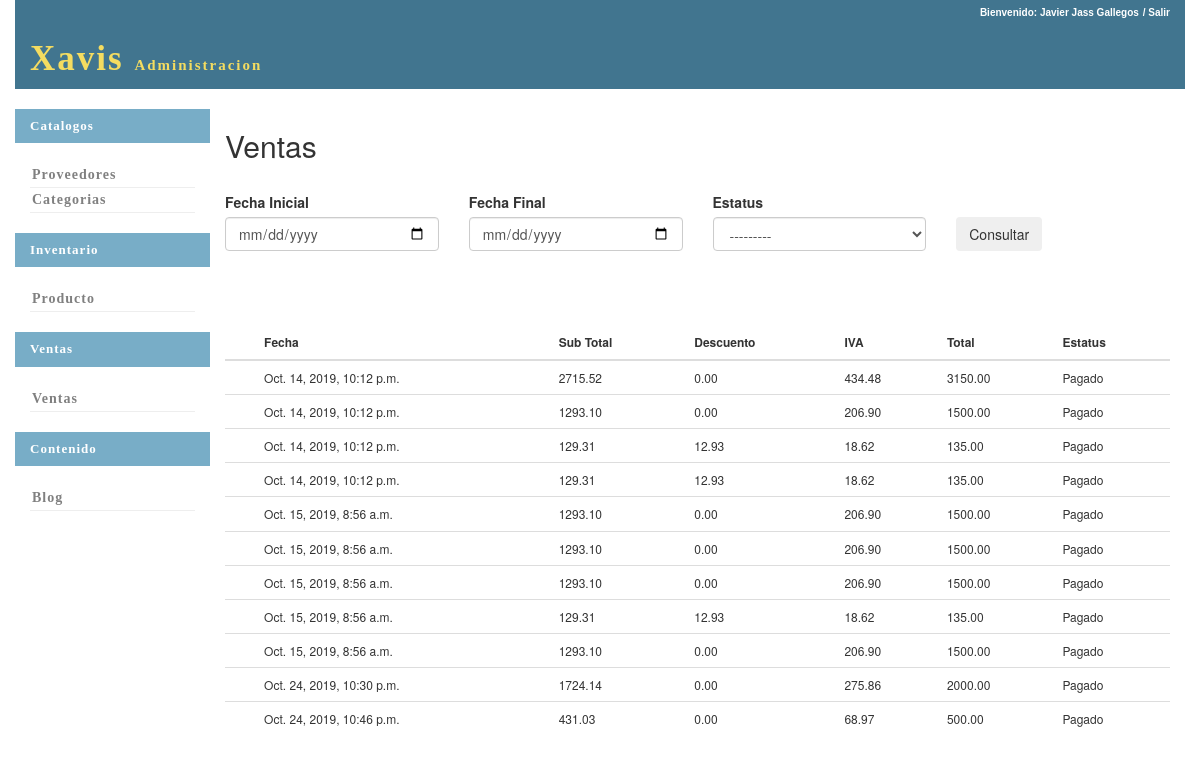
Before: /ventas/busca_ventas/ (signed in) with the older database file.
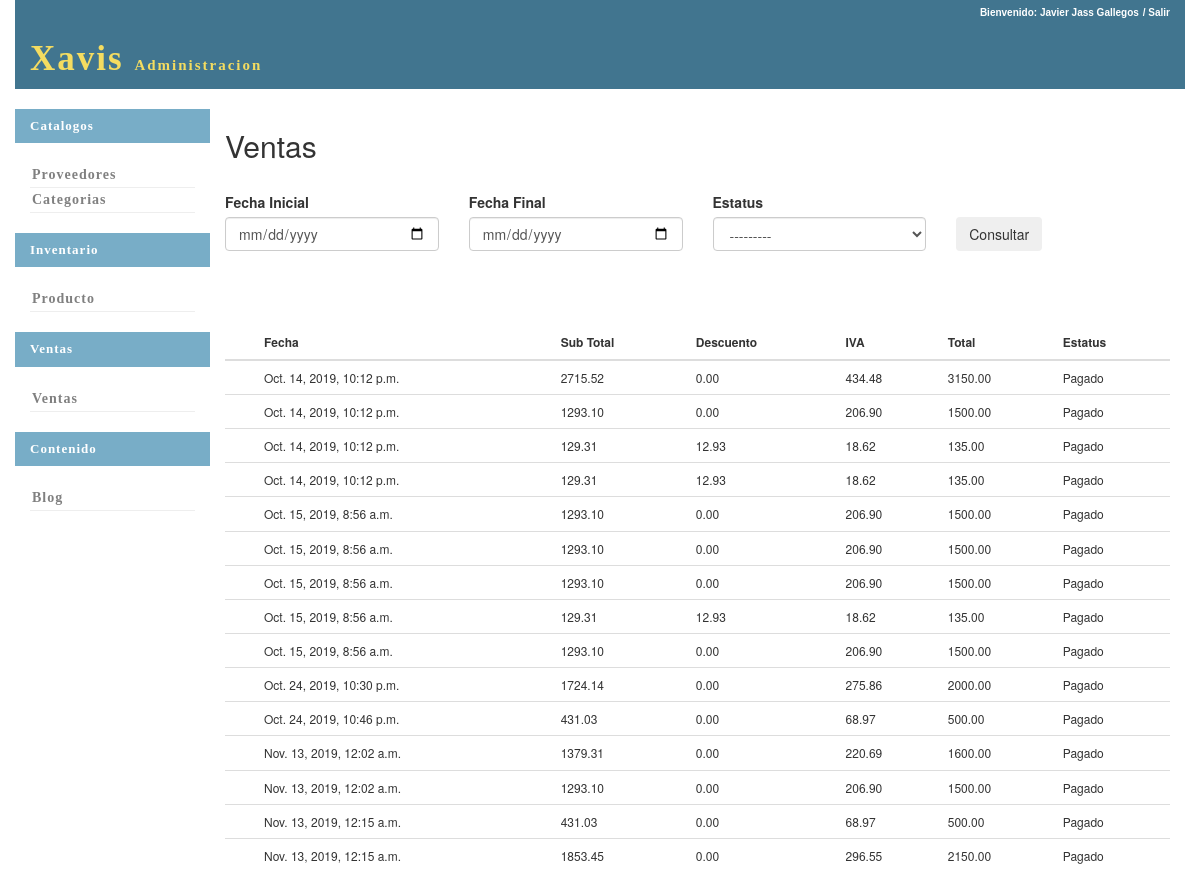
After: the same page with the newer database file.
### ventas/models.py (models this page shows)
class Venta(models.Model):
	fecha=models.DateTimeField(default=timezone.now())
	sub_total=models.DecimalField(max_digits=20,decimal_places=2,null=False)
	descuento=models.DecimalField(max_digits=20,decimal_places=2,null=False,default=0)
	iva=models.DecimalField(max_digits=20,decimal_places=2,null=False)
	total=models.DecimalField(max_digits=20,decimal_places=2,null=False)
	id_estatus_venta=models.ForeignKey(Estatus_Venta,on_delete=models.PROTECT,default=1)
	link_seguimiento=models.CharField(max_length=200,null=True,default='No Disponible')
	cliente=models.ForeignKey(Cliente,on_delete=models.PROTECT,default=1)

class Estatus_Venta(models.Model):
	estatus_venta=models.CharField(max_length=30,null=False)
	def __str__(self):
		return self.estatus_venta

### ventas/views.py (the view)
def busca_ventas(request):
	if not request.user.is_authenticated:
		return HttpResponseRedirect(reverse('seguridad:login'))
	if request.method=="POST":
		fecha_i=request.POST.get("fecha_inicial")
		fecha_f=request.POST.get("fecha_final")
		if request.POST.get("id_estatus_venta"):
			id_estatus_venta=int(request.POST.get("id_estatus_venta"))
		else:
			id_estatus_venta=0
		if fecha_i=="" and fecha_i=="" and id_estatus_venta==0:
			ventas=Venta.objects.all()
		if fecha_i!="" and fecha_i!="":
			if id_estatus_venta>0:
				ventas=Venta.objects.filter(fecha__range=(fecha_i,fecha_f),id_estatus_venta=id_estatus_venta)
			else:
				ventas=Venta.objects.filter(fecha__range=(fecha_i,fecha_f))
		if id_estatus_venta>0:
			if fecha_i!="" and fecha_i!="":
				ventas=Venta.objects.filter(fecha__range=(fecha_i,fecha_f),id_estatus_venta=id_estatus_venta)
			else:
				ventas=Venta.objects.filter(id_estatus_venta=id_estatus_venta)
		form=Busqueda_Venta_Form(request.POST)
	else:
		form=Busqueda_Venta_Form()
		ventas=Venta.objects.all()
	return render(request,'ventas/busca_ventas.html',locals())

### ventas/forms.py
class Busqueda_Venta_Form(forms.Form):
	fecha_inicial=forms.DateTimeField()
	fecha_final=forms.DateTimeField()
	id_estatus_venta=forms.ModelChoiceField(queryset=Estatus_Venta.objects.all())
	def __init__(self, *args, **kwargs):
		super(self.__class__, self).__init__(*args, **kwargs)
		self.fields['fecha_final'].required = False
		self.fields['fecha_inicial'].required = False
		self.fields['id_estatus_venta'].required = False

### ventas/templates/ventas/busca_ventas.html (shortened to what this page needs)
{%extends 'base.html'%}
{% load bootstrap3 %}
{% block content%}
	<form method="post" action="#">
		<h2>Ventas</h2>
		<br>
		<div class="row">
			<div class="col-xs-3">
				<label>Fecha Inicial</label>
			</div>
			<div class="col-xs-3">
				<label>Fecha Final</label>
			</div>
			<div class="col-xs-3">
				<label>Estatus</label>
			</div>
		</div>
		<div class="row">
			<div class="col-xs-3">
				<input  name="fecha_inicial" class="form-control" type="date" title="" id="id_fecha_inicial">
			</div>
			<div class="col-xs-3">
				<input  name="fecha_final" class="form-control" type="date" title="" id="id_fecha_final">
			</div>
			<div class="col-xs-3">
				{%bootstrap_field form.id_estatus_venta show_label=False%}
			</div>
			<div class="col-xs-3">
				<button class="btn">Consultar</button>
			</div>
		</div>
		<br>
		<br>
		<br>
		<table class="table">
			<thead>
				<th>
				</th>
				<th>Fecha</th>
				<th>Sub Total</th>
				<th>Descuento</th>
				<th>IVA</th>
				<th>Total</th>
				<th>Estatus</th>
			</thead>
			<tbody>
				{% for v in ventas %}
					<tr>
						<td><a href="../detalle_venta/{{v.id}}">{% bootstrap_icon 'pencil' %}</a></td>
						<td>{{v.fecha}}</td>
						<td>{{v.sub_total}}</td>
						<td>{{v.descuento}}</td>
						<td>{{v.iva}}</td>
						<td>{{v.total}}</td>
						<td>{{v.id_estatus_venta.estatus_venta}}</td>
					</tr>
				{% endfor %}
			</tbody>
		</table>
	</form>
{% endblock %}

### seguridad/templates/base.html (shortened to what this page needs)
{% load static %}
<html>
	<head>
        <link rel="stylesheet" href="//maxcdn.bootstrapcdn.com/bootstrap/3.2.0/css/bootstrap.min.css">
        <link rel="stylesheet" href="//maxcdn.bootstrapcdn.com/bootstrap/3.2.0/css/bootstrap-theme.min.css">
		<link rel="stylesheet" href="{% static 'css/base.css' %}">
    </head>
	<body>
		<div class="content container">
			<div class="row base-div-header">
				<div class="col-xs-12 col-md-12 base-div-menu-header">
					<a>Bienvenido: Javier Jass Gallegos</a>
					<a href="">/ Salir</a>
				</div>
				<div class="col-xs-8 col-md-8">
					<h1 class="base-header">Xavis <span>Administracion</span></h1>
				</div>
			</div>
			<div class="row">
					<br>
				<div class="col-xs-12 col-sm-2  col-md-2" id="menu_lateral" >
					<div class="row base-encabezado-menu-lateral">
						<div class="col-xs-12 ">
								<h4 class="base-h4">Catalogos</h4>
						</div>
					</div>
					<br>
					<div class="row">
						<div class="col-xs-12">
							<div class="page-header">
								<a class="base-btn-menu-lateral"  href="{%url 'inventario:busca_proveedor'%}">
									Proveedores
								</a>
							</div>
						</div>
					</div>
					<div class="row">
						<div class="col-xs-12">
							<div class="page-header">
								<a class="base-btn-menu-lateral"  href="{%url 'inventario:busca_categoria'%}">
									Categorias
								</a>
							</div>
						</div>
					</div>
					<br>
					<div class="row base-encabezado-menu-lateral">
						<div class="col-xs-12 ">
								<h4 class="base-h4">Inventario</h4>
						</div>
					</div>
					<br>
					<div class="row">
						<div class="col-xs-12">
							<div class="page-header">
								<a class="base-btn-menu-lateral"  href="{%url 'inventario:busca_producto'%}">Producto</a>
							</div>
						</div>
					</div>
					<br>
					<div class="row base-encabezado-menu-lateral">
						<div class="col-xs-12 ">
								<h4 class="base-h4">Ventas</h4>
						</div>
					</div>
					<br>
					<div class="row">
						<div class="col-xs-12">
							<div class="page-header">
								<a class="base-btn-menu-lateral"  href="{%url 'ventas:busca_ventas'%}">Ventas</a>
							</div>
						</div>
					</div>
					<br>
					<div class="row base-encabezado-menu-lateral">
						<div class="col-xs-12 ">
								<h4 class="base-h4">Contenido</h4>
						</div>
					</div>
					<br>
					<div class="row">
						<div class="col-xs-12">
							<div class="page-header">
								<a class="base-btn-menu-lateral"  href="{%url 'blog:busqueda_blog'%}">Blog</a>
							</div>
						</div>
					</div>
				</div>
				<div class="col-xs-12 col-sm-10 col-md-10" >
					{% block content %}
					{% endblock %}
				</div>
			</div>
		</div>
	</body>
</html>

### seguridad/static/css/base.css (style rules this page uses)
.base-div-header { background-color:#41758f; }
.base-header { font-family: 'Noto Serif JP', serif; font-weight:bold; font-size:35px; color:#f4dc60; letter-spacing:2px; }
.base-header span { font-size:15px; }
.base-div-menu-header { text-align:right; }
.base-div-menu-header >a { color:white; font-family:arial; font-weight:bold; font-size:10px; }
.page-header { padding:2px; margin:0px; }
.base-btn-menu-lateral { font-family:'Noto Serif JP', serif; display:block; text-decoration:none; font-weight:bold; color:gray; letter-spacing:1px; }
.base-h4 { font-family: 'Noto Serif JP', serif; color:white; font-weight:bold; letter-spacing:1px; font-size:13px; }
.base-encabezado-menu-lateral { background-color:#78adc7; }
#menu_lateral { max-height:80%; overflow-y:scroll; overflow-x:hidden }
.table { font-size:12px; }
#menu_lateral { display:none; }
@media ( min-width: 737px) { #menu_lateral { display:block; } }

Changed rows visible on the page:
added Venta: fecha "Nov. 13, 2019, 12:02 a.m.", sub_total "1379.31", descuento "0.00", iva "220.69", total "1600.00", id_estatus_venta.estatus_venta "Pagado"
added Venta: fecha "Nov. 13, 2019, 12:02 a.m.", sub_total "1293.10", descuento "0.00", iva "206.90", total "1500.00", id_estatus_venta.estatus_venta "Pagado"
added Venta: fecha "Nov. 13, 2019, 12:15 a.m.", sub_total "431.03", descuento "0.00", iva "68.97", total "500.00", id_estatus_venta.estatus_venta "Pagado"
added Venta: fecha "Nov. 13, 2019, 12:15 a.m.", sub_total "1853.45", descuento "0.00", iva "296.55", total "2150.00", id_estatus_venta.estatus_venta "Pagado"
